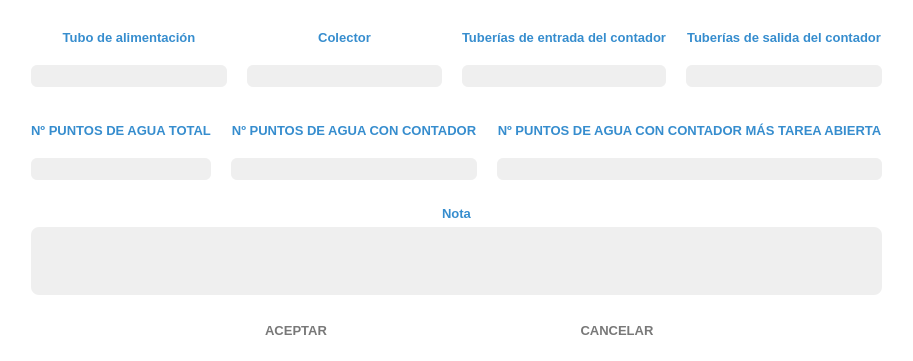
<?xml version="1.0" encoding="UTF-8"?>
<ui version="4.0">
 <class>Seccion_Estado_de_Tuberias</class>
 <widget class="QWidget" name="Seccion_Estado_de_Tuberias">
  <property name="geometry">
   <rect>
    <x>0</x>
    <y>0</y>
    <width>901</width>
    <height>344</height>
   </rect>
  </property>
  <property name="palette">
   <palette>
    <active>
     <colorrole role="Base">
      <brush brushstyle="SolidPattern">
       <color alpha="255">
        <red>46</red>
        <green>47</green>
        <blue>48</blue>
       </color>
      </brush>
     </colorrole>
     <colorrole role="Window">
      <brush brushstyle="SolidPattern">
       <color alpha="255">
        <red>255</red>
        <green>255</green>
        <blue>255</blue>
       </color>
      </brush>
     </colorrole>
    </active>
    <inactive>
     <colorrole role="Base">
      <brush brushstyle="SolidPattern">
       <color alpha="255">
        <red>46</red>
        <green>47</green>
        <blue>48</blue>
       </color>
      </brush>
     </colorrole>
     <colorrole role="Window">
      <brush brushstyle="SolidPattern">
       <color alpha="255">
        <red>255</red>
        <green>255</green>
        <blue>255</blue>
       </color>
      </brush>
     </colorrole>
    </inactive>
    <disabled>
     <colorrole role="Base">
      <brush brushstyle="SolidPattern">
       <color alpha="255">
        <red>255</red>
        <green>255</green>
        <blue>255</blue>
       </color>
      </brush>
     </colorrole>
     <colorrole role="Window">
      <brush brushstyle="SolidPattern">
       <color alpha="255">
        <red>255</red>
        <green>255</green>
        <blue>255</blue>
       </color>
      </brush>
     </colorrole>
    </disabled>
   </palette>
  </property>
  <property name="windowTitle">
   <string>Form</string>
  </property>
  <layout class="QVBoxLayout" name="verticalLayout">
   <item>
    <widget class="QWidget" name="w_seccion_4" native="true">
     <property name="font">
      <font>
       <family>Segoe UI</family>
       <pointsize>12</pointsize>
       <weight>75</weight>
       <bold>true</bold>
      </font>
     </property>
     <property name="styleSheet">
      <string notr="true">color: rgb(77, 77, 77);
background-color: rgb(255, 255, 255);</string>
     </property>
     <layout class="QVBoxLayout" name="verticalLayout_52">
      <property name="leftMargin">
       <number>20</number>
      </property>
      <property name="rightMargin">
       <number>20</number>
      </property>
      <item>
       <layout class="QVBoxLayout" name="verticalLayout_49">
        <property name="spacing">
         <number>6</number>
        </property>
        <item>
         <layout class="QHBoxLayout" name="horizontalLayout_27">
          <property name="spacing">
           <number>20</number>
          </property>
          <property name="topMargin">
           <number>0</number>
          </property>
          <property name="bottomMargin">
           <number>0</number>
          </property>
          <item>
           <layout class="QVBoxLayout" name="verticalLayout_45">
            <property name="topMargin">
             <number>10</number>
            </property>
            <property name="bottomMargin">
             <number>20</number>
            </property>
            <item>
             <widget class="QLabel" name="label">
              <property name="font">
               <font>
                <family>Segoe UI</family>
                <pointsize>10</pointsize>
                <weight>75</weight>
                <bold>true</bold>
               </font>
              </property>
              <property name="styleSheet">
               <string notr="true">color: rgb(54, 141, 206);</string>
              </property>
              <property name="text">
               <string>Tubo de alimentación</string>
              </property>
              <property name="alignment">
               <set>Qt::AlignCenter</set>
              </property>
             </widget>
            </item>
            <item>
             <widget class="MyLabelSpinner" name="l_tubo_de_alimentacion">
              <property name="minimumSize">
               <size>
                <width>0</width>
                <height>22</height>
               </size>
              </property>
              <property name="font">
               <font>
                <family>Segoe UI</family>
                <pointsize>10</pointsize>
               </font>
              </property>
              <property name="styleSheet">
               <string notr="true">background-color: #EFEFEF; 
border-radius: 6px;
color:rgb(50, 50, 50);</string>
              </property>
              <property name="text">
               <string/>
              </property>
              <property name="alignment">
               <set>Qt::AlignCenter</set>
              </property>
             </widget>
            </item>
           </layout>
          </item>
          <item>
           <layout class="QVBoxLayout" name="verticalLayout_51">
            <property name="topMargin">
             <number>10</number>
            </property>
            <property name="bottomMargin">
             <number>20</number>
            </property>
            <item>
             <widget class="QLabel" name="label_3">
              <property name="font">
               <font>
                <family>Segoe UI</family>
                <pointsize>10</pointsize>
                <weight>75</weight>
                <bold>true</bold>
               </font>
              </property>
              <property name="styleSheet">
               <string notr="true">color: rgb(54, 141, 206);</string>
              </property>
              <property name="text">
               <string>Colector</string>
              </property>
              <property name="alignment">
               <set>Qt::AlignCenter</set>
              </property>
             </widget>
            </item>
            <item>
             <widget class="MyLabelSpinner" name="l_colector">
              <property name="minimumSize">
               <size>
                <width>0</width>
                <height>22</height>
               </size>
              </property>
              <property name="font">
               <font>
                <family>Segoe UI</family>
                <pointsize>10</pointsize>
               </font>
              </property>
              <property name="styleSheet">
               <string notr="true">background-color: #EFEFEF; 
border-radius: 6px;
color:rgb(50, 50, 50);</string>
              </property>
              <property name="text">
               <string/>
              </property>
              <property name="alignment">
               <set>Qt::AlignCenter</set>
              </property>
             </widget>
            </item>
           </layout>
          </item>
          <item>
           <layout class="QVBoxLayout" name="verticalLayout_53">
            <property name="topMargin">
             <number>10</number>
            </property>
            <property name="bottomMargin">
             <number>20</number>
            </property>
            <item>
             <widget class="QLabel" name="label_5">
              <property name="font">
               <font>
                <family>Segoe UI</family>
                <pointsize>10</pointsize>
                <weight>75</weight>
                <bold>true</bold>
               </font>
              </property>
              <property name="styleSheet">
               <string notr="true">color: rgb(54, 141, 206);</string>
              </property>
              <property name="text">
               <string>Tuberías de entrada del contador</string>
              </property>
              <property name="alignment">
               <set>Qt::AlignCenter</set>
              </property>
             </widget>
            </item>
            <item>
             <widget class="MyLabelSpinner" name="l_tuberias_de_entrada">
              <property name="minimumSize">
               <size>
                <width>0</width>
                <height>22</height>
               </size>
              </property>
              <property name="font">
               <font>
                <family>Segoe UI</family>
                <pointsize>10</pointsize>
               </font>
              </property>
              <property name="styleSheet">
               <string notr="true">background-color: #EFEFEF; 
border-radius: 6px;
color:rgb(50, 50, 50);</string>
              </property>
              <property name="text">
               <string/>
              </property>
              <property name="alignment">
               <set>Qt::AlignCenter</set>
              </property>
             </widget>
            </item>
           </layout>
          </item>
          <item>
           <layout class="QVBoxLayout" name="verticalLayout_48">
            <property name="topMargin">
             <number>10</number>
            </property>
            <property name="bottomMargin">
             <number>20</number>
            </property>
            <item>
             <widget class="QLabel" name="label_2">
              <property name="font">
               <font>
                <family>Segoe UI</family>
                <pointsize>10</pointsize>
                <weight>75</weight>
                <bold>true</bold>
               </font>
              </property>
              <property name="styleSheet">
               <string notr="true">color: rgb(54, 141, 206);</string>
              </property>
              <property name="text">
               <string>Tuberías de salida del contador</string>
              </property>
              <property name="alignment">
               <set>Qt::AlignCenter</set>
              </property>
             </widget>
            </item>
            <item>
             <widget class="MyLabelSpinner" name="l_tuberias_de_salida">
              <property name="minimumSize">
               <size>
                <width>0</width>
                <height>22</height>
               </size>
              </property>
              <property name="font">
               <font>
                <family>Segoe UI</family>
                <pointsize>10</pointsize>
               </font>
              </property>
              <property name="styleSheet">
               <string notr="true">background-color: #EFEFEF; 
border-radius: 6px;
color:rgb(50, 50, 50);</string>
              </property>
              <property name="text">
               <string/>
              </property>
              <property name="alignment">
               <set>Qt::AlignCenter</set>
              </property>
             </widget>
            </item>
           </layout>
          </item>
         </layout>
        </item>
        <item>
         <layout class="QVBoxLayout" name="verticalLayout_50">
          <item>
           <layout class="QHBoxLayout" name="horizontalLayout_28">
            <property name="spacing">
             <number>20</number>
            </property>
            <property name="topMargin">
             <number>0</number>
            </property>
            <property name="bottomMargin">
             <number>0</number>
            </property>
            <item>
             <layout class="QVBoxLayout" name="verticalLayout_46">
              <property name="topMargin">
               <number>10</number>
              </property>
              <property name="bottomMargin">
               <number>20</number>
              </property>
              <item>
               <widget class="QLabel" name="label_6">
                <property name="font">
                 <font>
                  <family>Segoe UI</family>
                  <pointsize>10</pointsize>
                  <weight>75</weight>
                  <bold>true</bold>
                 </font>
                </property>
                <property name="styleSheet">
                 <string notr="true">color: rgb(54, 141, 206);</string>
                </property>
                <property name="text">
                 <string>Nº PUNTOS DE AGUA TOTAL</string>
                </property>
                <property name="alignment">
                 <set>Qt::AlignCenter</set>
                </property>
               </widget>
              </item>
              <item>
               <widget class="MyLineEditShine" name="le_puntos_agua_total">
                <property name="minimumSize">
                 <size>
                  <width>0</width>
                  <height>22</height>
                 </size>
                </property>
                <property name="styleSheet">
                 <string notr="true">background-color: #EFEFEF; 
border-radius: 6px;
color:rgb(50, 50, 50);</string>
                </property>
                <property name="alignment">
                 <set>Qt::AlignCenter</set>
                </property>
               </widget>
              </item>
             </layout>
            </item>
            <item>
             <layout class="QVBoxLayout" name="verticalLayout_54">
              <property name="topMargin">
               <number>10</number>
              </property>
              <property name="bottomMargin">
               <number>20</number>
              </property>
              <item>
               <widget class="QLabel" name="label_7">
                <property name="font">
                 <font>
                  <family>Segoe UI</family>
                  <pointsize>10</pointsize>
                  <weight>75</weight>
                  <bold>true</bold>
                 </font>
                </property>
                <property name="styleSheet">
                 <string notr="true">color: rgb(54, 141, 206);</string>
                </property>
                <property name="text">
                 <string>Nº PUNTOS DE AGUA CON CONTADOR</string>
                </property>
                <property name="alignment">
                 <set>Qt::AlignCenter</set>
                </property>
               </widget>
              </item>
              <item>
               <widget class="MyLineEditShine" name="le_puntos_agua_con_contador">
                <property name="minimumSize">
                 <size>
                  <width>0</width>
                  <height>22</height>
                 </size>
                </property>
                <property name="styleSheet">
                 <string notr="true">background-color: #EFEFEF; 
border-radius: 6px;
color:rgb(50, 50, 50);</string>
                </property>
                <property name="alignment">
                 <set>Qt::AlignCenter</set>
                </property>
               </widget>
              </item>
             </layout>
            </item>
            <item>
             <layout class="QVBoxLayout" name="verticalLayout_55">
              <property name="topMargin">
               <number>10</number>
              </property>
              <property name="bottomMargin">
               <number>20</number>
              </property>
              <item>
               <widget class="QLabel" name="label_8">
                <property name="font">
                 <font>
                  <family>Segoe UI</family>
                  <pointsize>10</pointsize>
                  <weight>75</weight>
                  <bold>true</bold>
                 </font>
                </property>
                <property name="styleSheet">
                 <string notr="true">color: rgb(54, 141, 206);</string>
                </property>
                <property name="text">
                 <string>Nº PUNTOS DE AGUA CON CONTADOR MÁS TAREA ABIERTA</string>
                </property>
                <property name="alignment">
                 <set>Qt::AlignCenter</set>
                </property>
               </widget>
              </item>
              <item>
               <widget class="MyLineEditShine" name="le_puntos_agua_con_contador_mas_tarea_abierta">
                <property name="minimumSize">
                 <size>
                  <width>0</width>
                  <height>22</height>
                 </size>
                </property>
                <property name="styleSheet">
                 <string notr="true">background-color: #EFEFEF; 
border-radius: 6px;
color:rgb(50, 50, 50);</string>
                </property>
                <property name="alignment">
                 <set>Qt::AlignCenter</set>
                </property>
               </widget>
              </item>
             </layout>
            </item>
           </layout>
          </item>
          <item>
           <widget class="QLabel" name="label_4">
            <property name="font">
             <font>
              <family>Segoe UI</family>
              <pointsize>10</pointsize>
              <weight>75</weight>
              <bold>true</bold>
             </font>
            </property>
            <property name="styleSheet">
             <string notr="true">color: rgb(54, 141, 206);</string>
            </property>
            <property name="text">
             <string>Nota</string>
            </property>
            <property name="alignment">
             <set>Qt::AlignCenter</set>
            </property>
           </widget>
          </item>
          <item>
           <widget class="MyPlainTextShine" name="pt_nota">
            <property name="font">
             <font>
              <family>Segoe UI</family>
              <pointsize>10</pointsize>
             </font>
            </property>
            <property name="styleSheet">
             <string notr="true">background-color: #EFEFEF; 
border-radius: 8px;
color:rgb(50, 50, 50);</string>
            </property>
           </widget>
          </item>
          <item>
           <layout class="QHBoxLayout" name="horizontalLayout_2">
            <property name="topMargin">
             <number>20</number>
            </property>
            <item>
             <spacer name="horizontalSpacer_2">
              <property name="orientation">
               <enum>Qt::Horizontal</enum>
              </property>
              <property name="sizeHint" stdset="0">
               <size>
                <width>40</width>
                <height>20</height>
               </size>
              </property>
             </spacer>
            </item>
            <item>
             <widget class="QPushButton" name="pb_aceptar">
              <property name="minimumSize">
               <size>
                <width>100</width>
                <height>0</height>
               </size>
              </property>
              <property name="font">
               <font>
                <family>Segoe UI</family>
                <pointsize>10</pointsize>
                <weight>75</weight>
                <bold>true</bold>
               </font>
              </property>
              <property name="styleSheet">
               <string notr="true">border-radius: 10px;
color:rgb(120, 120, 120);</string>
              </property>
              <property name="text">
               <string>ACEPTAR</string>
              </property>
              <property name="icon">
               <iconset resource="assets.qrc">
                <normaloff>:/icons/accept.png</normaloff>:/icons/accept.png</iconset>
              </property>
              <property name="iconSize">
               <size>
                <width>20</width>
                <height>20</height>
               </size>
              </property>
              <property name="flat">
               <bool>true</bool>
              </property>
             </widget>
            </item>
            <item>
             <spacer name="horizontalSpacer">
              <property name="orientation">
               <enum>Qt::Horizontal</enum>
              </property>
              <property name="sizeHint" stdset="0">
               <size>
                <width>40</width>
                <height>20</height>
               </size>
              </property>
             </spacer>
            </item>
            <item>
             <widget class="QPushButton" name="pb_cancelar">
              <property name="minimumSize">
               <size>
                <width>100</width>
                <height>0</height>
               </size>
              </property>
              <property name="font">
               <font>
                <family>Segoe UI</family>
                <pointsize>10</pointsize>
                <weight>75</weight>
                <bold>true</bold>
               </font>
              </property>
              <property name="styleSheet">
               <string notr="true">border-radius: 10px;
color:rgb(120, 120, 120);</string>
              </property>
              <property name="text">
               <string>CANCELAR</string>
              </property>
              <property name="icon">
               <iconset resource="assets.qrc">
                <normaloff>:/icons/cancel.png</normaloff>:/icons/cancel.png</iconset>
              </property>
              <property name="iconSize">
               <size>
                <width>20</width>
                <height>20</height>
               </size>
              </property>
              <property name="flat">
               <bool>true</bool>
              </property>
             </widget>
            </item>
            <item>
             <spacer name="horizontalSpacer_3">
              <property name="orientation">
               <enum>Qt::Horizontal</enum>
              </property>
              <property name="sizeHint" stdset="0">
               <size>
                <width>40</width>
                <height>20</height>
               </size>
              </property>
             </spacer>
            </item>
           </layout>
          </item>
         </layout>
        </item>
       </layout>
      </item>
     </layout>
    </widget>
   </item>
  </layout>
 </widget>
 <customwidgets>
  <customwidget>
   <class>MyLabelSpinner</class>
   <extends>QLabel</extends>
   <header location="global">mylabelspinner.h</header>
  </customwidget>
  <customwidget>
   <class>MyPlainTextShine</class>
   <extends>QPlainTextEdit</extends>
   <header location="global">myplaintextshine.h</header>
  </customwidget>
  <customwidget>
   <class>MyLineEditShine</class>
   <extends>QLineEdit</extends>
   <header location="global">mylineeditshine.h</header>
  </customwidget>
 </customwidgets>
 <resources>
  <include location="assets.qrc"/>
 </resources>
 <connections/>
</ui>
